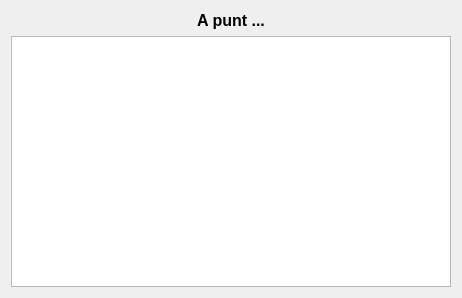
<?xml version="1.0" encoding="UTF-8"?>
<ui version="4.0">
 <class>GinyUDP</class>
 <widget class="QWidget" name="GinyUDP">
  <property name="geometry">
   <rect>
    <x>0</x>
    <y>0</y>
    <width>462</width>
    <height>298</height>
   </rect>
  </property>
  <property name="windowTitle">
   <string>GinyUDP</string>
  </property>
  <layout class="QVBoxLayout" name="verticalLayout">
   <item>
    <widget class="QLabel" name="etInfo">
     <property name="font">
      <font>
       <pointsize>12</pointsize>
       <weight>75</weight>
       <bold>true</bold>
      </font>
     </property>
     <property name="text">
      <string>A punt ...</string>
     </property>
     <property name="alignment">
      <set>Qt::AlignCenter</set>
     </property>
    </widget>
   </item>
   <item>
    <widget class="QPlainTextEdit" name="plainTextEdit"/>
   </item>
  </layout>
 </widget>
 <layoutdefault spacing="6" margin="11"/>
 <resources/>
 <connections/>
</ui>
